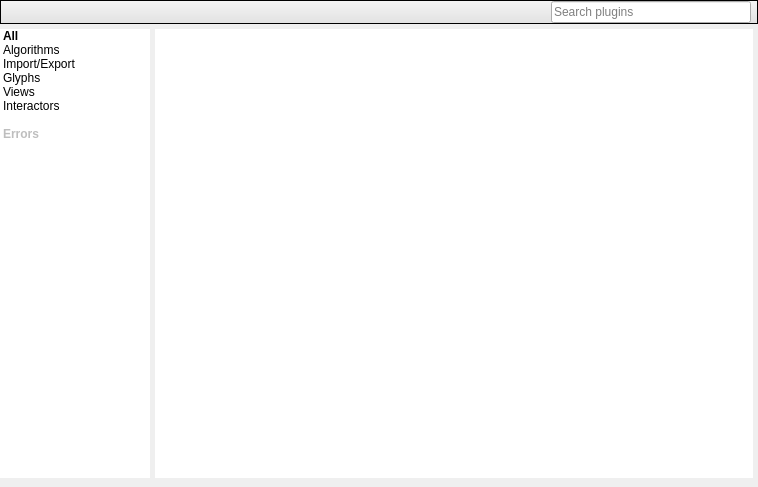
<?xml version="1.0" encoding="UTF-8"?>
<ui version="4.0">
 <class>PluginsCenterData</class>
 <widget class="QWidget" name="PluginsCenterData">
  <property name="geometry">
   <rect>
    <x>0</x>
    <y>0</y>
    <width>758</width>
    <height>487</height>
   </rect>
  </property>
  <layout class="QVBoxLayout" name="verticalLayout">
   <property name="spacing">
    <number>0</number>
   </property>
   <property name="leftMargin">
    <number>0</number>
   </property>
   <property name="topMargin">
    <number>0</number>
   </property>
   <property name="rightMargin">
    <number>0</number>
   </property>
   <property name="bottomMargin">
    <number>0</number>
   </property>
   <item>
    <widget class="QFrame" name="topFrame">
     <property name="styleSheet">
      <string notr="true">QFrame#topFrame {
background-color: qlineargradient(spread:pad, x1:0, y1:0, x2:0, y2:1, stop:0 rgba(245, 245, 245, 255), stop:1 rgba(225,225,225, 255));
border-bottom: 1px solid &quot;#C9C9C9&quot;;
border-top: 1px solid &quot;#C9C9C9&quot;;
}</string>
     </property>
     <property name="frameShape">
      <enum>QFrame::StyledPanel</enum>
     </property>
     <property name="frameShadow">
      <enum>QFrame::Raised</enum>
     </property>
     <layout class="QHBoxLayout" name="horizontalLayout_3">
      <property name="leftMargin">
       <number>6</number>
      </property>
      <property name="topMargin">
       <number>0</number>
      </property>
      <property name="rightMargin">
       <number>6</number>
      </property>
      <property name="bottomMargin">
       <number>0</number>
      </property>
      <item>
       <spacer name="horizontalSpacer">
        <property name="orientation">
         <enum>Qt::Horizontal</enum>
        </property>
        <property name="sizeHint" stdset="0">
         <size>
          <width>40</width>
          <height>20</height>
         </size>
        </property>
       </spacer>
      </item>
      <item>
       <widget class="ClearableLineEdit" name="searchEdit">
        <property name="maximumSize">
         <size>
          <width>200</width>
          <height>16777215</height>
         </size>
        </property>
        <property name="toolTip">
         <string>Apply filter on plugin names</string>
        </property>
        <property name="placeholderText">
         <string>Search plugins</string>
        </property>
       </widget>
      </item>
     </layout>
    </widget>
   </item>
   <item>
    <layout class="QHBoxLayout" name="mainLayout">
     <property name="spacing">
      <number>0</number>
     </property>
     <property name="bottomMargin">
      <number>9</number>
     </property>
     <item>
      <layout class="QVBoxLayout" name="leftLayout">
       <property name="spacing">
        <number>0</number>
       </property>
       <property name="topMargin">
        <number>5</number>
       </property>
       <item>
        <widget class="QListWidget" name="pluginsSideList">
         <property name="sizePolicy">
          <sizepolicy hsizetype="Preferred" vsizetype="Expanding">
           <horstretch>0</horstretch>
           <verstretch>0</verstretch>
          </sizepolicy>
         </property>
         <property name="minimumSize">
          <size>
           <width>150</width>
           <height>0</height>
          </size>
         </property>
         <property name="maximumSize">
          <size>
           <width>150</width>
           <height>16777215</height>
          </size>
         </property>
         <property name="styleSheet">
          <string notr="true">QListWidget#pluginsSideList {
background-color: white;
border-top: 1px solid &quot;#C9C9C9&quot;;
border-right: 1px solid &quot;#C9C9C9&quot;;
border-bottom: 1px solid &quot;#C9C9C9&quot;;
}</string>
         </property>
         <property name="frameShape">
          <enum>QFrame::NoFrame</enum>
         </property>
         <item>
          <property name="text">
           <string>All</string>
          </property>
          <property name="font">
           <font>
            <weight>75</weight>
            <bold>true</bold>
           </font>
          </property>
          <property name="icon">
           <iconset resource="../../../library/talipot-gui/resources/TalipotGUIResource.qrc">
            <normaloff>:/talipot/gui/icons/logo32x32.png</normaloff>:/talipot/gui/icons/logo32x32.png</iconset>
          </property>
         </item>
         <item>
          <property name="text">
           <string>Algorithms</string>
          </property>
          <property name="icon">
           <iconset>
            <normaloff>:/talipot/app/icons/64/plugin_algorithm.png</normaloff>:/talipot/app/icons/64/plugin_algorithm.png</iconset>
          </property>
         </item>
         <item>
          <property name="text">
           <string>Import/Export</string>
          </property>
          <property name="icon">
           <iconset>
            <normaloff>:/talipot/app/icons/64/plugin_import_export.png</normaloff>:/talipot/app/icons/64/plugin_import_export.png</iconset>
          </property>
         </item>
         <item>
          <property name="text">
           <string>Glyphs</string>
          </property>
          <property name="icon">
           <iconset>
            <normaloff>:/talipot/app/icons/64/plugin_glyph.png</normaloff>:/talipot/app/icons/64/plugin_glyph.png</iconset>
          </property>
         </item>
         <item>
          <property name="text">
           <string>Views</string>
          </property>
          <property name="icon">
           <iconset>
            <normaloff>:/talipot/app/icons/64/plugin_view.png</normaloff>:/talipot/app/icons/64/plugin_view.png</iconset>
          </property>
         </item>
         <item>
          <property name="text">
           <string>Interactors</string>
          </property>
          <property name="icon">
           <iconset>
            <normaloff>:/talipot/app/icons/64/plugin_interactor.png</normaloff>:/talipot/app/icons/64/plugin_interactor.png</iconset>
          </property>
         </item>
         <item>
          <property name="icon">
           <iconset>
            <normaloff>:/talipot/app/icons/64/plugin_controller.png</normaloff>:/talipot/app/icons/64/plugin_controller.png</iconset>
          </property>
         </item>
         <item>
          <property name="text">
           <string>Errors</string>
          </property>
          <property name="font">
           <font>
            <weight>75</weight>
            <bold>true</bold>
           </font>
          </property>
          <property name="icon">
           <iconset>
            <normaloff>:/talipot/app/icons/16/error.png</normaloff>:/talipot/app/icons/16/error.png</iconset>
          </property>
          <property name="flags">
           <set>ItemIsSelectable|ItemIsDragEnabled|ItemIsUserCheckable</set>
          </property>
         </item>
        </widget>
       </item>
      </layout>
     </item>
     <item>
      <widget class="QStackedWidget" name="pluginsContent">
       <property name="styleSheet">
        <string notr="true">#homePage {
background-color: white;
}</string>
       </property>
       <property name="currentIndex">
        <number>1</number>
       </property>
       <widget class="QWidget" name="homePage">
        <layout class="QVBoxLayout" name="verticalLayout_3">
         <property name="leftMargin">
          <number>5</number>
         </property>
         <property name="topMargin">
          <number>5</number>
         </property>
         <property name="rightMargin">
          <number>5</number>
         </property>
         <property name="bottomMargin">
          <number>0</number>
         </property>
         <item>
          <widget class="QLabel" name="mainTitle">
           <property name="sizePolicy">
            <sizepolicy hsizetype="Expanding" vsizetype="Maximum">
             <horstretch>0</horstretch>
             <verstretch>0</verstretch>
            </sizepolicy>
           </property>
           <property name="text">
            <string>&lt;body&gt;
&lt;p style=&quot; margin-top:0px; margin-bottom:0px; margin-left:0px; margin-right:0px; -qt-block-indent:0; text-indent:0px;&quot;&gt;&lt;img src=&quot;:/talipot/gui/ui/list_bullet_arrow.png&quot; /&gt;&lt;span style=&quot;color:#626262; font-size:large;&quot;&gt;   Manage your plugins&lt;/span&gt;&lt;/p&gt;

&lt;p style=&quot;-qt-paragraph-type:empty; margin-top:0px; margin-bottom:0px; margin-left:0px; margin-right:0px; -qt-block-indent:0; text-indent:0px; font-size:medium;&quot;&gt; &lt;/p&gt;

&lt;p style=&quot; margin-top:0px; margin-bottom:0px; margin-left:0px; margin-right:0px; -qt-block-indent:0; text-indent:0px;&quot;&gt;&lt;span style=&quot;color:#000000;&quot;&gt;Extend Talipot functionalities and stay up-to-date by browsing and downloading the latest plugins from our repositories.&lt;/span&gt;&lt;/p&gt;
&lt;/body&gt;

&lt;/html&gt;</string>
           </property>
           <property name="wordWrap">
            <bool>true</bool>
           </property>
          </widget>
         </item>
         <item>
          <layout class="QVBoxLayout" name="browseLayout">
           <property name="spacing">
            <number>0</number>
           </property>
           <item>
            <widget class="QFrame" name="pluginsListTitleFrame">
             <property name="minimumSize">
              <size>
               <width>0</width>
               <height>30</height>
              </size>
             </property>
             <property name="styleSheet">
              <string notr="true">QFrame {
	background-color: qlineargradient(x1: 0, y1: 0, x2: 0.0, y2: 1.0,
	stop: 0 #ffffff,
	stop: 0.4 #eeeeee,
	stop: 0.401 #e2e2e2,
	stop: 1 #dddddd);
	border-top: 1px solid &quot;#C9C9C9&quot;;
	border-left: 1px solid &quot;#C9C9C9&quot;;
	border-right: 1px solid &quot;#C9C9C9&quot;;
}</string>
             </property>
             <layout class="QVBoxLayout" name="verticalLayout_5">
              <property name="leftMargin">
               <number>0</number>
              </property>
              <property name="topMargin">
               <number>0</number>
              </property>
              <property name="rightMargin">
               <number>0</number>
              </property>
              <property name="bottomMargin">
               <number>0</number>
              </property>
              <item>
               <widget class="QLabel" name="pluginsListTitle">
                <property name="text">
                 <string>&lt;b&gt;Browse categories&lt;/b&gt;</string>
                </property>
               </widget>
              </item>
             </layout>
            </widget>
           </item>
           <item>
            <widget class="QFrame" name="pluginsListFrame">
             <property name="styleSheet">
              <string notr="true">QFrame#pluginsListFrame {
background-color: qlineargradient(spread:pad, x1:0, y1:0, x2:0, y2:1, stop:0 rgba(245, 245, 245, 255), stop:1 rgba(225,225,225, 255));
border-left: 1px solid &quot;#C9C9C9&quot;;
border-right: 1px solid &quot;#C9C9C9&quot;;
border-bottom: 1px solid &quot;#C9C9C9&quot;;
}</string>
             </property>
             <layout class="QGridLayout" name="gridLayout_2">
              <item row="0" column="0">
               <widget class="QToolButton" name="browseAlgorithmsButton">
                <property name="toolTip">
                 <string>Algorithm plugins copmpute metrics on graph elements and modify the graph structure</string>
                </property>
                <property name="text">
                 <string>Algorithms</string>
                </property>
                <property name="icon">
                 <iconset>
                  <normaloff>:/talipot/app/icons/64/plugin_algorithm.png</normaloff>:/talipot/app/icons/64/plugin_algorithm.png</iconset>
                </property>
                <property name="iconSize">
                 <size>
                  <width>64</width>
                  <height>64</height>
                 </size>
                </property>
                <property name="toolButtonStyle">
                 <enum>Qt::ToolButtonTextUnderIcon</enum>
                </property>
                <property name="autoRaise">
                 <bool>true</bool>
                </property>
               </widget>
              </item>
              <item row="0" column="3">
               <widget class="QToolButton" name="browseViewsButton">
                <property name="text">
                 <string>Views</string>
                </property>
                <property name="icon">
                 <iconset>
                  <normaloff>:/talipot/app/icons/64/plugin_view.png</normaloff>:/talipot/app/icons/64/plugin_view.png</iconset>
                </property>
                <property name="iconSize">
                 <size>
                  <width>64</width>
                  <height>64</height>
                 </size>
                </property>
                <property name="toolButtonStyle">
                 <enum>Qt::ToolButtonTextUnderIcon</enum>
                </property>
                <property name="autoRaise">
                 <bool>true</bool>
                </property>
               </widget>
              </item>
              <item row="0" column="4">
               <widget class="QToolButton" name="browseInteractorsButton">
                <property name="text">
                 <string>Interactors</string>
                </property>
                <property name="icon">
                 <iconset>
                  <normaloff>:/talipot/app/icons/64/plugin_interactor.png</normaloff>:/talipot/app/icons/64/plugin_interactor.png</iconset>
                </property>
                <property name="iconSize">
                 <size>
                  <width>64</width>
                  <height>64</height>
                 </size>
                </property>
                <property name="toolButtonStyle">
                 <enum>Qt::ToolButtonTextUnderIcon</enum>
                </property>
                <property name="autoRaise">
                 <bool>true</bool>
                </property>
               </widget>
              </item>
              <item row="0" column="2">
               <widget class="QToolButton" name="browseGlyphsButton">
                <property name="text">
                 <string>Glyphs</string>
                </property>
                <property name="icon">
                 <iconset>
                  <normaloff>:/talipot/app/icons/64/plugin_glyph.png</normaloff>:/talipot/app/icons/64/plugin_glyph.png</iconset>
                </property>
                <property name="iconSize">
                 <size>
                  <width>64</width>
                  <height>64</height>
                 </size>
                </property>
                <property name="toolButtonStyle">
                 <enum>Qt::ToolButtonTextUnderIcon</enum>
                </property>
                <property name="autoRaise">
                 <bool>true</bool>
                </property>
               </widget>
              </item>
              <item row="0" column="1">
               <widget class="QToolButton" name="browseImportExportButton">
                <property name="text">
                 <string>Import/Export</string>
                </property>
                <property name="icon">
                 <iconset>
                  <normaloff>:/talipot/app/icons/64/plugin_import_export.png</normaloff>:/talipot/app/icons/64/plugin_import_export.png</iconset>
                </property>
                <property name="iconSize">
                 <size>
                  <width>64</width>
                  <height>64</height>
                 </size>
                </property>
                <property name="toolButtonStyle">
                 <enum>Qt::ToolButtonTextUnderIcon</enum>
                </property>
                <property name="autoRaise">
                 <bool>true</bool>
                </property>
               </widget>
              </item>
             </layout>
            </widget>
           </item>
           <item>
            <spacer name="verticalSpacer">
             <property name="orientation">
              <enum>Qt::Vertical</enum>
             </property>
             <property name="sizeHint" stdset="0">
              <size>
               <width>20</width>
               <height>40</height>
              </size>
             </property>
            </spacer>
           </item>
          </layout>
         </item>
        </layout>
       </widget>
       <widget class="QWidget" name="pluginsListPage">
        <layout class="QVBoxLayout" name="verticalLayout_7">
         <property name="spacing">
          <number>0</number>
         </property>
         <property name="leftMargin">
          <number>5</number>
         </property>
         <property name="topMargin">
          <number>5</number>
         </property>
         <property name="rightMargin">
          <number>5</number>
         </property>
         <property name="bottomMargin">
          <number>0</number>
         </property>
         <item>
          <widget class="QScrollArea" name="pluginsSearchList">
           <property name="sizePolicy">
            <sizepolicy hsizetype="Expanding" vsizetype="Expanding">
             <horstretch>0</horstretch>
             <verstretch>20</verstretch>
            </sizepolicy>
           </property>
           <property name="styleSheet">
            <string notr="true">#pluginsSearchList {
border-top: 1px solid &quot;#C9C9C9&quot;;
border-right: 1px solid &quot;#C9C9C9&quot;;
border-left: 1px solid &quot;#C9C9C9&quot;;
border-bottom: 1px solid &quot;#C9C9C9&quot;;
}

#pluginsSearchListContent {
background-color: white;
}</string>
           </property>
           <property name="frameShape">
            <enum>QFrame::NoFrame</enum>
           </property>
           <property name="widgetResizable">
            <bool>true</bool>
           </property>
           <widget class="QWidget" name="pluginsSearchListContent">
            <property name="geometry">
             <rect>
              <x>0</x>
              <y>0</y>
              <width>592</width>
              <height>436</height>
             </rect>
            </property>
           </widget>
          </widget>
         </item>
        </layout>
       </widget>
       <widget class="QWidget" name="errorsPage">
        <layout class="QVBoxLayout" name="verticalLayout_2">
         <property name="leftMargin">
          <number>5</number>
         </property>
         <property name="topMargin">
          <number>5</number>
         </property>
         <property name="rightMargin">
          <number>5</number>
         </property>
         <property name="bottomMargin">
          <number>0</number>
         </property>
         <item>
          <widget class="QLabel" name="label">
           <property name="text">
            <string>&lt;p&gt;&lt;img src=&quot;:/talipot/gui/ui/list_bullet_arrow.png&quot; /&gt;&lt;span style=&quot;color:#626262; font-size:large;&quot;&gt;   Fix plugins errors&lt;/span&gt;&lt;/p&gt;

&lt;p&gt;&lt;span style=&quot;color:#dc4d4f;&quot;&gt;Errors have been detected while loading plugins. Check the error log for details.&lt;/span&gt;&lt;/p&gt;</string>
           </property>
          </widget>
         </item>
         <item>
          <widget class="QScrollArea" name="errorsLogArea">
           <property name="styleSheet">
            <string notr="true">#errorsLogArea {
border-left: 1px solid &quot;#C9C9C9&quot;;
border-right: 1px solid &quot;#C9C9C9&quot;;
border-bottom: 1px solid &quot;#C9C9C9&quot;;
border-top: 1px solid &quot;#C9C9C9&quot;;
}</string>
           </property>
           <property name="frameShape">
            <enum>QFrame::NoFrame</enum>
           </property>
           <property name="widgetResizable">
            <bool>true</bool>
           </property>
           <widget class="QWidget" name="errorsLogAreaContent">
            <property name="geometry">
             <rect>
              <x>0</x>
              <y>0</y>
              <width>98</width>
              <height>28</height>
             </rect>
            </property>
            <property name="styleSheet">
             <string notr="true">#errorsLogAreaContent {
	background-color: white;
}</string>
            </property>
            <layout class="QVBoxLayout" name="errorsLogAreaLayout"/>
           </widget>
          </widget>
         </item>
        </layout>
       </widget>
      </widget>
     </item>
    </layout>
   </item>
  </layout>
 </widget>
 <customwidgets>
  <customwidget>
   <class>ClearableLineEdit</class>
   <extends>QLineEdit</extends>
   <header location="global">talipot/ClearableLineEdit.h</header>
  </customwidget>
 </customwidgets>
 <resources>
  <include location="../resources/TalipotApp.qrc"/>
  <include location="../../../library/talipot-gui/resources/TalipotGUIResource.qrc"/>
 </resources>
 <connections>
  <connection>
   <sender>browseAlgorithmsButton</sender>
   <signal>clicked()</signal>
   <receiver>PluginsCenterData</receiver>
   <slot>searchAlgorithms()</slot>
   <hints>
    <hint type="sourcelabel">
     <x>209</x>
     <y>198</y>
    </hint>
    <hint type="destinationlabel">
     <x>378</x>
     <y>243</y>
    </hint>
   </hints>
  </connection>
  <connection>
   <sender>browseGlyphsButton</sender>
   <signal>clicked()</signal>
   <receiver>PluginsCenterData</receiver>
   <slot>searchGlyphs()</slot>
   <hints>
    <hint type="sourcelabel">
     <x>413</x>
     <y>198</y>
    </hint>
    <hint type="destinationlabel">
     <x>378</x>
     <y>243</y>
    </hint>
   </hints>
  </connection>
  <connection>
   <sender>browseImportExportButton</sender>
   <signal>clicked()</signal>
   <receiver>PluginsCenterData</receiver>
   <slot>searchImportExport()</slot>
   <hints>
    <hint type="sourcelabel">
     <x>311</x>
     <y>198</y>
    </hint>
    <hint type="destinationlabel">
     <x>378</x>
     <y>243</y>
    </hint>
   </hints>
  </connection>
  <connection>
   <sender>browseInteractorsButton</sender>
   <signal>clicked()</signal>
   <receiver>PluginsCenterData</receiver>
   <slot>searchInteractors()</slot>
   <hints>
    <hint type="sourcelabel">
     <x>603</x>
     <y>198</y>
    </hint>
    <hint type="destinationlabel">
     <x>378</x>
     <y>243</y>
    </hint>
   </hints>
  </connection>
  <connection>
   <sender>browseViewsButton</sender>
   <signal>clicked()</signal>
   <receiver>PluginsCenterData</receiver>
   <slot>searchViews()</slot>
   <hints>
    <hint type="sourcelabel">
     <x>508</x>
     <y>198</y>
    </hint>
    <hint type="destinationlabel">
     <x>378</x>
     <y>243</y>
    </hint>
   </hints>
  </connection>
  <connection>
   <sender>searchEdit</sender>
   <signal>textEdited(QString)</signal>
   <receiver>PluginsCenterData</receiver>
   <slot>setNameFilter(QString)</slot>
   <hints>
    <hint type="sourcelabel">
     <x>649</x>
     <y>16</y>
    </hint>
    <hint type="destinationlabel">
     <x>378</x>
     <y>243</y>
    </hint>
   </hints>
  </connection>
  <connection>
   <sender>pluginsSideList</sender>
   <signal>currentRowChanged(int)</signal>
   <receiver>PluginsCenterData</receiver>
   <slot>sideListRowChanged(int)</slot>
   <hints>
    <hint type="sourcelabel">
     <x>76</x>
     <y>258</y>
    </hint>
    <hint type="destinationlabel">
     <x>378</x>
     <y>243</y>
    </hint>
   </hints>
  </connection>
 </connections>
 <slots>
  <slot>showErrorsPage()</slot>
  <slot>showWelcomePage()</slot>
  <slot>searchAll()</slot>
  <slot>showRepositoriesPage()</slot>
  <slot>searchImportExport()</slot>
  <slot>searchAlgorithms()</slot>
  <slot>searchGlyphs()</slot>
  <slot>searchViews()</slot>
  <slot>searchInteractors()</slot>
  <slot>setNameFilter(QString)</slot>
  <slot>sideListRowChanged(int)</slot>
  <slot>testingChecked(bool)</slot>
  <slot>stableChecked(bool)</slot>
  <slot>repoAdded()</slot>
  <slot>repoRemoved()</slot>
 </slots>
</ui>
